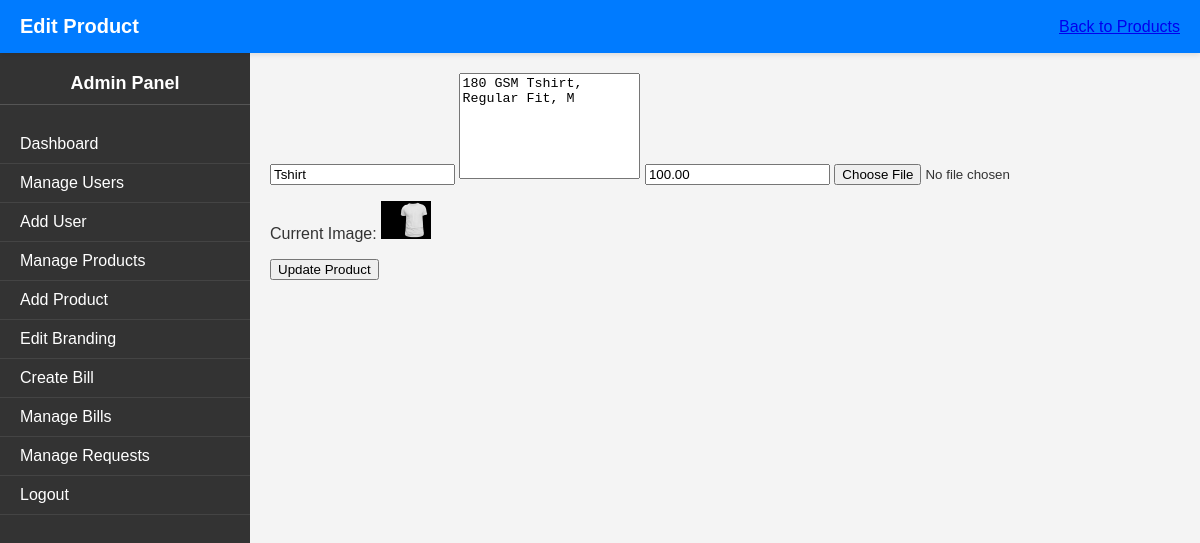
/php/admin/edit_product.php?id=4 (signed in), run on the app's committed database.
### tables this page shows
CREATE TABLE `products` (
  `id` int(11) NOT NULL,
  `name` varchar(100) NOT NULL,
  `description` text DEFAULT NULL,
  `price` decimal(10,2) NOT NULL,
  `image` varchar(255) DEFAULT NULL,
  `photo` varchar(255) DEFAULT NULL,
  `created_at` timestamp NOT NULL DEFAULT current_timestamp(),
  `updated_at` timestamp NOT NULL DEFAULT current_timestamp() ON UPDATE current_timestamp()
);

### php/admin/edit_product.php (the view, shortened to what this page needs)
<?php
require_once '../../config/database.php';
$product = null;
if ($_SERVER['REQUEST_METHOD'] === 'GET' && isset($_GET['id'])) {
    $id = intval($_GET['id']);
    $stmt = $pdo->prepare("SELECT * FROM products WHERE id = :id");
    $stmt->execute(['id' => $id]);
    $product = $stmt->fetch(PDO::FETCH_ASSOC);
}
?>
<!DOCTYPE html>
<html lang="en">
<head>
    <link rel="stylesheet" href="../../assets/css/admin.css">
</head>
<body>
    <div class="dashboard">
        <header class="dashboard-header">
            <h1>Edit Product</h1>
            <a href="manage_products.php" class="back-btn">Back to Products</a>
        </header>
        <?php include 'sidebar.php'; ?>
        <main class="dashboard-content">
            <?php if ($product): ?>
                <form action="edit_product.php" method="POST" enctype="multipart/form-data">
                    <input type="text" name="name" placeholder="Product Name" value="<?= htmlspecialchars($product['name']) ?>" required>
                    <textarea name="description" placeholder="Product Description"><?= htmlspecialchars($product['description']) ?></textarea>
                    <input type="number" name="price" placeholder="Price" value="<?= htmlspecialchars($product['price']) ?>" required>
                    <input type="file" name="image">
                    <?php if ($product['image']): ?>
                        <p>Current Image: <img src="../../assets/img/uploads/<?= htmlspecialchars($product['image']) ?>" alt="Product Image" width="50"></p>
                    <?php endif; ?>
                    <button type="submit">Update Product</button>
                </form>
            <?php else: ?>
                <p>Product not found.</p>
            <?php endif; ?>
        </main>
    </div>
</body>
</html>

### assets/css/admin.css (style rules this page uses)
body { font-family: Arial, sans-serif; margin: 0; padding: 0; box-sizing: border-box; background-color: #f4f4f4; color: #333; }
.dashboard-header { background-color: #007bff; color: white; padding: 15px 20px; display: flex; justify-content: space-between; align-items: center; position: sticky; top: 0; z-index: 1000; box-shadow: 0 2px 5px rgba(0, 0, 0, 0.1); }
.dashboard-header h1 { margin: 0; font-size: 20px; }
.dashboard-content { margin-left: 250px; padding: 20px; background-color: #f4f4f4; min-height: 100vh; }
textarea { resize: vertical; height: 100px; }
textarea { height: 100px; resize: none; }

### data on the page
products: name "Tshirt", description "180 GSM Tshirt, Regular Fit, M", price "100.00", image (picture)
